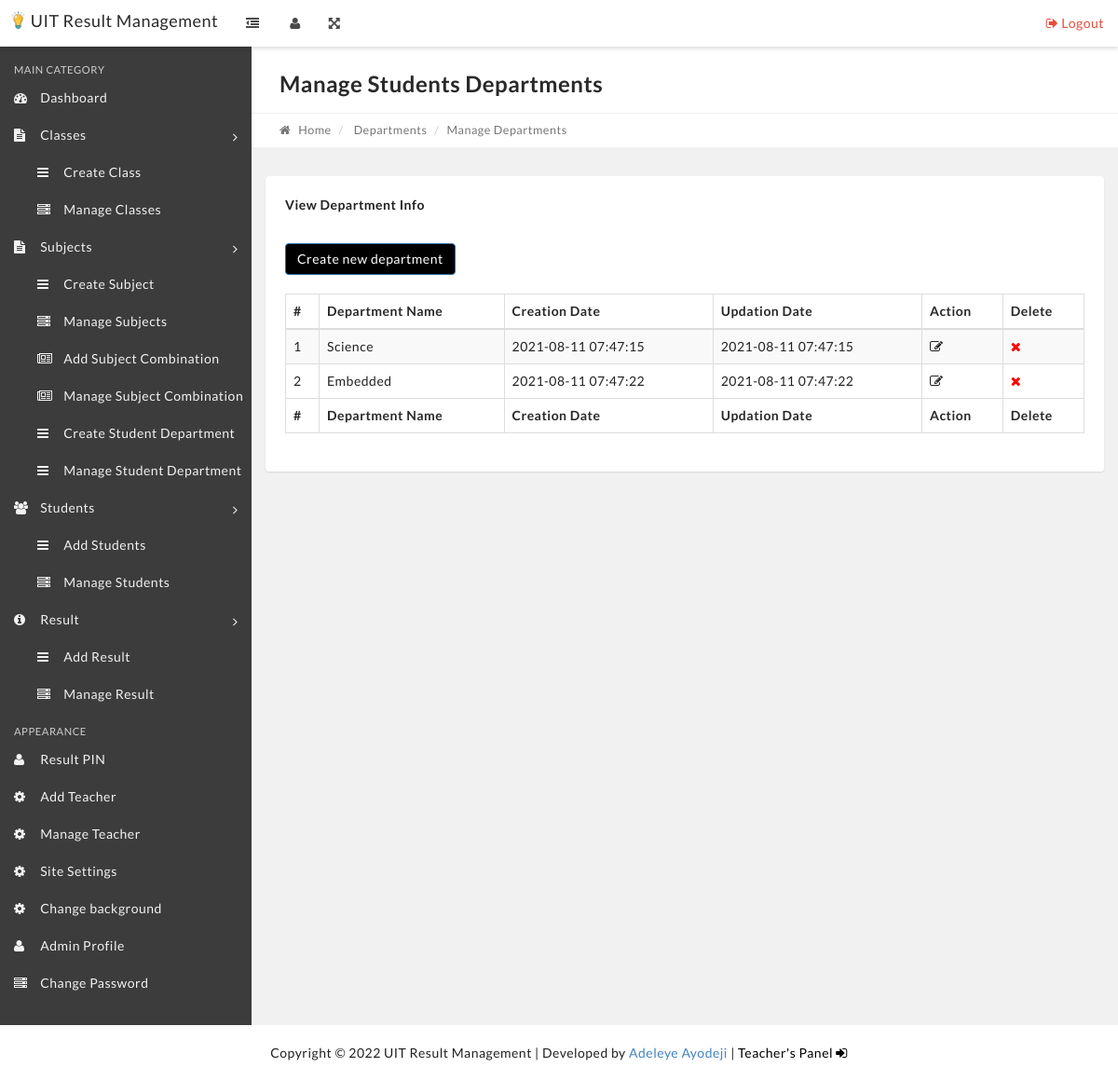
Screenshot of /manage-department.php with the database file from the repository.
### tables this page shows
CREATE TABLE IF NOT EXISTS `settings` (
  `id` int(11) NOT NULL AUTO_INCREMENT,
  `title` varchar(10000) DEFAULT NULL,
  `description` text,
  `address1` longtext,
  `address2` longtext,
  `session` varchar(1000) DEFAULT NULL,
  `term` varchar(1000) DEFAULT NULL,
  `logo` varchar(1000) DEFAULT NULL,
  `siteback` varchar(1000) DEFAULT NULL,
  PRIMARY KEY (`id`)
);

CREATE TABLE IF NOT EXISTS `tbldepartments` (
  `id` int(11) NOT NULL AUTO_INCREMENT,
  `DepartmentName` varchar(10000) DEFAULT NULL,
  `CreationDate` timestamp NULL DEFAULT CURRENT_TIMESTAMP,
  `Updationdate` timestamp NOT NULL DEFAULT CURRENT_TIMESTAMP,
  PRIMARY KEY (`id`)
);

### manage-department.php (the view, shortened to what this page needs)
<?php
include('includes/config.php');
if(strlen($_SESSION['alogin'])=="")
    {
    header("Location: index.php");
    }
    else{
?>
<?php include('includes/header.php');?>
   <?php include('includes/topbar.php');?>
            <div class="content-wrapper">
                <div class="content-container">
<?php include('includes/leftbar.php');?>
                    <div class="main-page">
                        <div class="container-fluid">
                            <div class="row page-title-div">
                                <div class="col-md-6">
                                    <h2 class="title">Manage Students Departments</h2>
                                </div>
                            </div>
                            <div class="row breadcrumb-div">
                                <div class="col-md-6">
                                    <ul class="breadcrumb">
            							<li><a href="dashboard.php"><i class="fa fa-home"></i> Home</a></li>
                                        <li> Departments</li>
            							<li class="active">Manage Departments</li>
            						</ul>
                                </div>
                            </div>
                        </div>
                        <section class="section">
                            <div class="container-fluid">
                                <div class="row">
                                    <div class="col-md-12" style="overflow: scroll;">
                                        <div class="panel">
                                            <div class="panel-heading">
                                                <div class="panel-title">
                                                    <h5>View Department Info</h5>
                                                </div>
                                            </div>
                                            <div class="panel-body p-20">
                                                 <a href="create-department.php" class="btn btn-primary" style="background: black;color: white;">
                                                    Create new department
                                            </a><br><br>
                                                <table id="example" class="display table table-striped table-bordered" cellspacing="0" width="100%">
                                                    <thead>
                                                        <tr>
                                                            <th>#</th>
                                                            <th>Department Name</th>
                                                            <th>Creation Date</th>
                                                            <th>Updation Date</th>
                                                            <th>Action</th>
                                                            <th>Delete</th>
                                                        </tr>
                                                    </thead>
                                                    <tfoot>
                                                        <tr>
                                                          <th>#</th>
                                                             <th>Department Name</th>
                                                            <th>Creation Date</th>
                                                            <th>Updation Date</th>
                                                            <th>Action</th>
                                                            <th>Delete</th>
                                                        </tr>
                                                    </tfoot>
                                                    <tbody>
<?php $sql = "SELECT * from tbldepartments";
$query = $dbh->prepare($sql);
$query->execute();
$results=$query->fetchAll(PDO::FETCH_OBJ);
$cnt=1;
if($query->rowCount() > 0)
{
foreach($results as $result)
{   ?>
<tr>
 <td><?php echo htmlentities($cnt);?></td>
                                                            <td><?php echo htmlentities($result->DepartmentName);?></td>
                                                            <td><?php echo htmlentities($result->CreationDate);?></td>
                                                            <td><?php echo htmlentities($result->Updationdate);?></td>
<td>
<a href="edit-department.php?departmentid=<?php echo htmlentities($result->id);?>"><i class="fa fa-edit" title="Edit Record"></i> </a>
</td>
<td>
    <a href="manage-department.php?del=<?php echo htmlentities($result->id);?>" onclick="confirm('do you really want to delete this department');"><i class="fa fa-remove" title="Delete Department" style="color: red;"></i> </a>
</td>
</tr>
<?php $cnt=$cnt+1;}} ?>
                                                    </tbody>
                                                </table>
                                            </div>
                                        </div>
                                    </div>
                                                </div>
                                            </div>
                                        </div>
                                    </div>
                                </div>
                            </div>
        <?php include 'includes/credit.php'; ?>
    </body>
</html>
<?php } ?>

### includes/topbar.php (shortened to what this page needs)
<nav class="navbar top-navbar bg-white box-shadow">
          	<div class="container-fluid">
                  <div class="row">
                      <div class="navbar-header no-padding">
              			<a class="navbar-brand" href="dashboard.php" style="color: black;">
              			   <?php
                          $stmt = $dbh->query("SELECT * FROM settings");
                          $rowww = $stmt->fetch(PDO::FETCH_OBJ);
                          ?>
                          <img src="images/<?php echo htmlentities($rowww->logo); ?>" style="float: left;height: 19px;margin-right: 6px;">
                          <?php
                          echo htmlentities($rowww->title);
                          ?>
              			</a>
                          <span class="small-nav-handle hidden-sm hidden-xs"><i class="fa fa-outdent"></i></span>
              		</div>
              		<div class="collapse navbar-collapse" id="navbar-collapse-1">
              			<ul class="nav navbar-nav" data-dropdown-in="fadeIn" data-dropdown-out="fadeOut">
                              <?php
                              if (!isset($_SESSION["teacher"])) {
                                  ?>
                                   <li class="hidden-sm hidden-xs"><a href="#" class="user-info-handle"><i class="fa fa-user"></i></a></li>
                                  <?php
                              }
                              ?>
                              <li class="hidden-sm hidden-xs"><a href="#" class="full-screen-handle"><i class="fa fa-arrows-alt"></i></a></li>
              			</ul>
              			<ul class="nav navbar-nav navbar-right" data-dropdown-in="fadeIn" data-dropdown-out="fadeOut">
              				    <li><a href="logout.php" class="color-danger text-center"><i class="fa fa-sign-out"></i> Logout</a></li>
              			</ul>
              		</div>
                  </div>
          	</div>
          </nav>

### includes/credit.php
<?php
    $place = $_SERVER['REQUEST_URI'] == "/teacherlog.php" ? "fixed" : "static";
?>
<div class="credit" style="position: <?php echo $_SESSION ? "static" : $place; ?>;">
				   <?php
                            $stmt = $dbh->query("SELECT * FROM settings");
                            $rowwww = $stmt->fetch(PDO::FETCH_OBJ);
                            ?>
           Copyright &copy; <?php echo date("Y")." ". htmlentities($rowwww->title); ?> | Developed by <a href="https://adeleyeayodeji.com" target="_blank">Adeleye Ayodeji</a> | <?php
           	if (!isset($_SESSION["alogin"])) {
			?>
			<a href="teacherlog.php" style="color: black;">Teacher's Panel <i class="fa fa-sign-in"></i></a>
			<?php
		}else{
		   	?>
		   	<a href="logout.php" style="color: red;">Logout <i class="fa fa-sign-out"></i></a>
		   	<?php
		}
            ?>
        </div>

### css/main.css (style rules this page uses)
body,html { font-family:Poppins,sans-serif;font-weight:400;color:#494949;font-size:12px;line-height:1.75em }
@media (min-width:600px) { body,html { font-size:calc(12px + (14 - 12) * ((100vw - 600px)/ (1140 - 600))) } }
@media (min-width:1140px) { body,html { font-size:14px } }
a,abbr,acronym,address,b,big,blockquote,caption,center,cite,code,dd,del,dfn,dl,dt,em,fieldset,form,h1,h2,h3,h4,h5,h6,i,img,ins,kbd,label,legend,li,ol,p,pre,q,s,samp,small,strike,strong,sub,sup,table,tbody,td,tfoot,th,thead,tr,tt,u,ul,var { margin:0;padding:0 }
address,blockquote,dl,ol,p,pre,table,ul { margin-bottom:1.75em }
.h1,.h2,.h3,.h4,.h5,.h6,h1,h2,h3,h4,h5,h6 { font-family:Poppins,sans-serif;font-weight:400;color:#292929;clear:both }
.h2,h2 { font-size:23.5370033519px;margin-top:1.1152651681em;line-height:1.3383182017em;margin-bottom:.2514831227em }
@media (min-width:600px) { .h2,h2 { font-size:calc(23.5370033519px + (27.4598372439 - 23.5370033519) * ((100vw - 600px)/ (1140 - 600))) } }
@media (min-width:1140px) { .h2,h2 { font-size:27.4598372439px;margin-top:1.1152651681em;line-height:1.3383182017em;margin-bottom:.2474216814em } }
.h5,h5 { font-size:14.2011569368px;margin-top:1.8484409486em;line-height:2.2181291384em;margin-bottom:.3696881897em }
@media (min-width:600px) { .h5,h5 { font-size:calc(14.2011569368px + (16.5680164262 - 14.2011569368) * ((100vw - 600px)/ (1140 - 600))) } }
@media (min-width:1140px) { .h5,h5 { font-size:16.5680164262px;margin-top:1.8484409486em;line-height:2.2181291384em;margin-bottom:.3696881897em } }
ul { padding-left:1.1em }
table { width:100%;border-spacing:0;border-collapse:collapse;margin-bottom:2.375em }
@media (min-width:1140px) { table { margin-bottom:2.125em } }
th { text-align:left;color:#292929;padding:.21875em .875em }
@media (min-width:1140px) { th { padding:.4375em .875em } }
td { padding:.875em;padding:.21875em .875em }
@media (min-width:1140px) { td { padding:.4375em .875em } }
body { font-family:Poppins,sans-serif;-webkit-font-smoothing:antialiased;background-color:#f2f2f2;color:#494949;text-rendering:optimizeLegibility!important;letter-spacing:.5px;overflow-x:hidden }
a { outline:0!important;text-decoration:none!important;color:#494949;-webkit-transition:all .4s ease-in-out;transition:all .4s ease-in-out }
.bg-white { background-color:#fff;border-color:#fff;color:#494949!important }
.bg-white .navbar-nav>li>a { color:#494949 }
.color-danger { color:#e74c3c!important }
.p-20 { padding:20px!important }
.navbar { border-radius:0;border:0;margin-bottom:0 }
.navbar.box-shadow { box-shadow:0 2px 5px rgba(0,0,0,.15);z-index:10 }
.navbar-header { min-width:270px;padding-left:15px;-webkit-transition:all .4s ease-in-out;transition:all .4s ease-in-out;overflow:hidden }
.navbar-header .navbar-brand { padding:12px }
.small-nav-handle { display:inline-block;width:50px;height:50px;float:right;cursor:pointer;text-align:center }
.small-nav-handle .fa { line-height:50px }
@media (min-width:992px) { .top-navbar-fixed .top-navbar { position:fixed;width:100%;top:0;left:0;z-index:10 } }
@media (min-width:992px) { .top-navbar-fixed .content-wrapper { margin-top:50px } }
.content-wrapper { min-height:100vh;position:relative }
@media (min-width:769px) { .content-wrapper { display:table;width:100%;table-layout:fixed } }
@media (min-width:769px) { .content-container { display:table-row } }
@media (min-width:769px) { .left-sidebar,.main-page,.right-sidebar { display:table-cell;vertical-align:top } }
.main-page { width:100% }
.main-page a:not(.btn) { color:inherit }
.page-title-div { background:#fff;padding:15px }
.page-title-div .title { margin-top:10px }
.breadcrumb-div { background-color:#fff;padding:8px 15px;border-top:1px solid #f2f2f2;border-bottom:1px solid #f2f2f2;font-size:90%;color:#767676 }
.breadcrumb-div a { color:inherit }
.breadcrumb-div .breadcrumb { background:0 0;padding:0;margin:0 }
.breadcrumb-div .breadcrumb .fa { margin-right:5px }
.panel { box-shadow:0 1px 2px rgba(0,0,0,.1) }
.panel .panel-title h1,.panel .panel-title h2,.panel .panel-title h3,.panel .panel-title h4,.panel .panel-title h5,.panel .panel-title h6 { color:inherit!important;margin:0;line-height:30px }
.panel-heading { padding:5px }
.panel-heading .panel-title { margin-top:10px;padding-left:15px }
.section { padding:30px 0 }

### css/style.css (style rules this page uses)
body { background: #f1f1f1; }
.credit { position: fixed; bottom: 0px; width: 100%; padding: 20px; text-align: center; background: white; }

### rows the page displays
settings: logo (picture), title "UIT Result Management"
tbldepartments: DepartmentName "Science", CreationDate "2021-08-11 07:47:15", Updationdate "2021-08-11 07:47:15"
tbldepartments: DepartmentName "Embedded", CreationDate "2021-08-11 07:47:22", Updationdate "2021-08-11 07:47:22"
